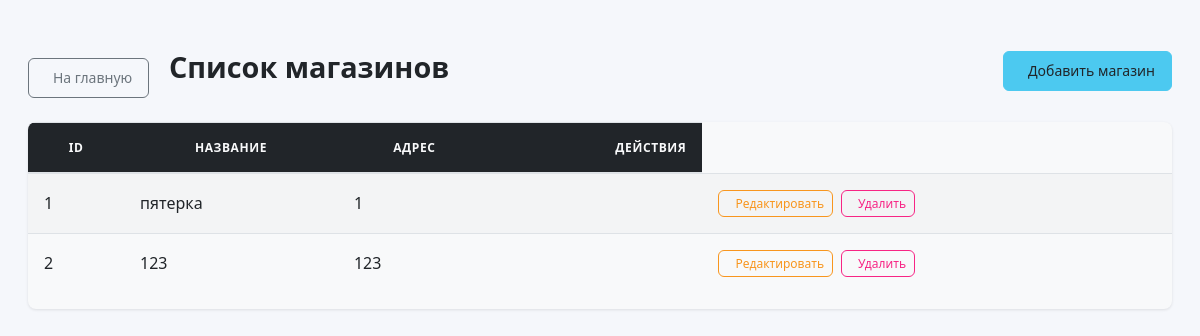
The page /receipts/stores/ (signed in) on the database as committed earlier.
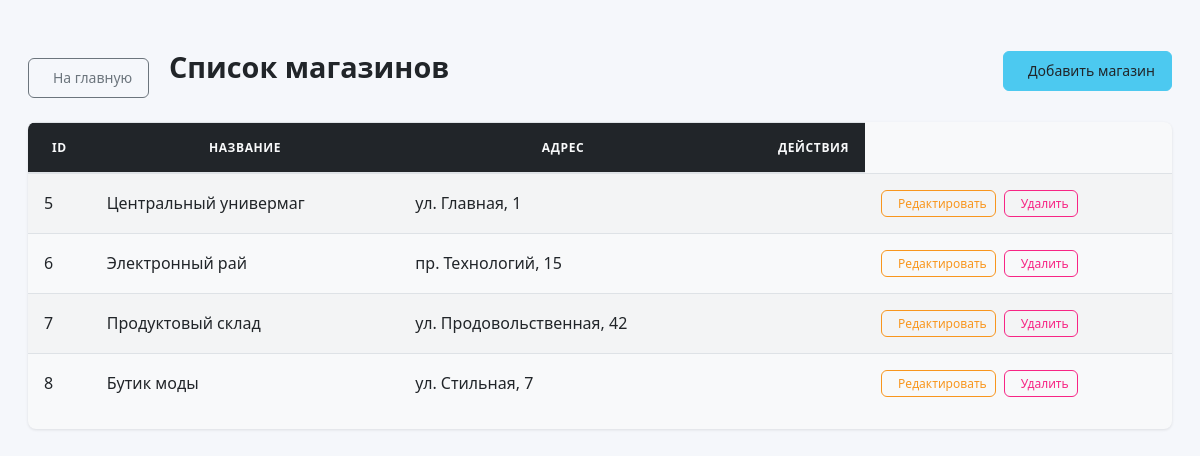
The same page on the database as committed later.
### receipts/models.py (models this page shows, shortened)
class Store(models.Model):
    name = models.CharField(max_length=100)
    address = models.CharField(max_length=200)

### receipts/views.py (the view)
# urls.py: path('stores/', views.store_list, name='store_list'),
@login_required
def store_list(request):
    stores = Store.objects.all()
    return render(request, 'receipts/store_list.html', {'stores': stores})

### receipts/templates/receipts/store_list.html (shortened to what this page needs)
{% block content %}
<div class="container mt-4">
    <div class="d-flex justify-content-between align-items-center mb-4">
        <div>
            <a href="{% url 'receipt_list' %}" class="btn btn-outline-secondary me-2">
                 На главную
            </a>
            <h1 class="d-inline-block mb-0"> Список магазинов</h1>
        </div>
        {% if user.role != 'cashier'%}
        <div>
            <a href="{% url 'store_create' %}" class="btn btn-success">
                 Добавить магазин
            </a>
        </div>
        {% endif %}
    </div>
    <div class="table-responsive">
        <table class="table table-striped table-hover align-middle">
            <thead class="table-dark">
                <tr>
                    <th>ID</th>
                    <th>Название</th>
                    <th>Адрес</th>
                    {% if user.role != 'cashier'%}
                    <th class="text-end">Действия</th>
                    {% endif %}
                </tr>
            </thead>
            <tbody>
                {% for store in stores %}
                <tr>
                    <td>{{ store.id }}</td>
                    <td>{{ store.name }}</td>
                    <td>{{ store.address }}</td>
                    <td>{{ store.created_at|date:"d.m.Y H:i" }}</td>
                    {% if user.role != 'cashier'%}
                    <td class="text-end">
                        <div class="btn-group" role="group">
                            <a href="{% url 'store_update' pk=store.pk %}" class="btn btn-sm btn-outline-warning">
                                 Редактировать
                            </a>
                            <a href="{% url 'store_delete' pk=store.pk %}" class="btn btn-sm btn-outline-danger">
                                 Удалить
                            </a>
                        </div>
                    </td>
                    {% endif %}
                </tr>
                {% endfor %}
            </tbody>
        </table>
    </div>
</div>
{% endblock %}

### receipts/templates/receipts/store_list.html (style rules this page uses)
.container { max-width: 1200px; margin: 0 auto; padding: 20px; }
.d-flex { display: flex; flex-wrap: wrap; gap: 15px; }
.justify-content-between { justify-content: space-between; }
.align-items-center { align-items: center; }
.mb-4 { margin-bottom: 1.5rem; }
.mt-4 { margin-top: 1.5rem; }
h1 { color: var(--dark); font-weight: 600; font-size: 1.8rem; margin: 0; display: inline-flex; align-items: center; gap: 10px; }
.d-inline-block { display: inline-block; }
.mb-0 { margin-bottom: 0; }
.btn { display: inline-flex; align-items: center; justify-content: center; padding: 0.5rem 1rem; border-radius: 0.375rem; font-weight: 500; transition: all 0.2s ease; text-decoration: none; border: 1px solid transparent; font-size: 0.875rem; gap: 0.5rem; }
.btn-sm { padding: 0.25rem 0.5rem; font-size: 0.75rem; }
.btn-group { display: flex; gap: 0.5rem; }
.btn-outline-secondary { color: var(--gray); border-color: var(--gray); background-color: transparent; }
.btn-success { background-color: var(--success); color: var(--dark); border-color: var(--success); }
.btn-outline-warning { color: var(--warning); border-color: var(--warning); background-color: transparent; }
.btn-outline-danger { color: var(--danger); border-color: var(--danger); background-color: transparent; }
.me-2 { margin-right: 0.5rem; }
.table-responsive { overflow-x: auto; border-radius: 0.5rem; box-shadow: 0 1px 3px rgba(0, 0, 0, 0.1); background-color: var(--light); }
.table { width: 100%; border-collapse: collapse; margin-bottom: 1rem; }
.table th, .table td { padding: 1rem; vertical-align: middle; border-top: 1px solid #dee2e6; }
.table thead th { vertical-align: bottom; border-bottom: 2px solid #dee2e6; background-color: var(--dark); color: var(--light); font-weight: 600; text-transform: uppercase; font-size: 0.75rem; letter-spacing: 0.05em; }
.table-striped tbody tr:nth-of-type(odd) { background-color: rgba(0, 0, 0, 0.02); }
.align-middle { vertical-align: middle; }
.text-end { text-align: right; }

Rows that differ between the two databases and show on the page:
removed Store: id "1", name "пятерка", address "1"
removed Store: id "2", name "123", address "123"
added Store: id "5", name "Центральный универмаг", address "ул. Главная, 1"
added Store: id "6", name "Электронный рай", address "пр. Технологий, 15"
added Store: id "7", name "Продуктовый склад", address "ул. Продовольственная, 42"
added Store: id "8", name "Бутик моды", address "ул. Стильная, 7"
